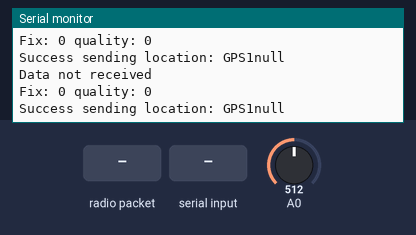
This sketch was run on a simulated Arduino Mega 2560, built with avr-gcc and run on an emulated ATmega2560. Shown: the last lines printed to the serial monitor. The test bench sets the inputs (shaded band); at power-on: A0 = 512. No radio packets arrive unless stated.

Above: at 2.3 s.
2.4 s: radio packet "1" arrives
At 4.1 s:
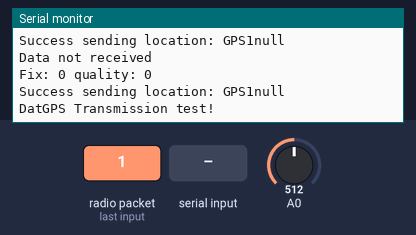
4.6 s: "1" received over the second serial link
At 5.2 s:
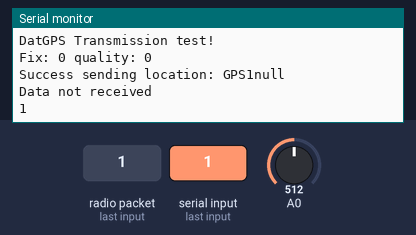
6.1 s: radio packet "0" arrives
At 7.1 s:
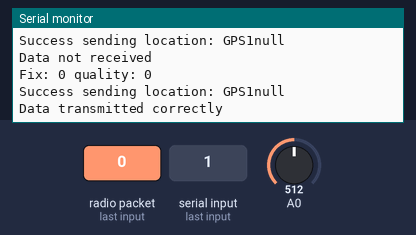
7.8 s: "0" received over the second serial link
At 8.2 s:
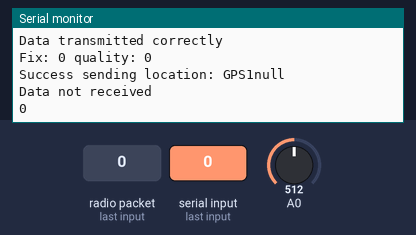

Measured:
- after the input at 2.4 s, the serial monitor: prints a new line after 0.78 s (image 1)
- after the input at 4.6 s, the serial monitor: prints a new line at once (image 2)
- after the input at 6.1 s, the serial monitor: prints a new line after 0.26 s (image 3)
- after the input at 7.8 s, the serial monitor: prints a new line at once (image 4)

The sketch:

GPS_multi-transmitter_1.ino
```cpp
// An example demonstrating the multiceiver capability of the NRF24L01+
// in a star network with one PRX hub and up to six PTX nodes

//This sketch is a modification from a video on the ForceTronics YouTube Channel,

//which code was leveraged from http://maniacbug.github.io/RF24/starping_8pde-example.html

//This sketch is free to the public to use and modify at your own risk


#include <SPI.h> //Call SPI library so you can communicate with the nRF24L01+

#include <nRF24L01.h> //nRF2401 libarary found at https://github.com/tmrh20/RF24/

#include <RF24.h> //nRF2401 libarary found at https://github.com/tmrh20/RF24/

const int pinCE = 7; //This pin is used to set the nRF24 to standby (0) or active mode (1)

const int pinCSN = 8; //This pin is used to tell the nRF24 whether the SPI communication is a command or message to send out


RF24 radio(pinCE, pinCSN); // Create your nRF24 object or wireless SPI connection

// WHEN PULL CODE, SCOUTS MUST BE DIFFERENT
#define WHICH_NODE 1     // must be a number from 1 - 6 identifying the PTX node

const uint64_t wAddress[] = {0x7878787878LL, 0xB3B4B5B6F1LL, 0xB3B4B5B6CDLL, 0xB3B4B5B6A3LL, 0xB3B4B5B60FLL, 0xB3B4B5B605LL};

const uint64_t PTXpipe = wAddress[ WHICH_NODE - 1 ];   // Pulls the address from the above array for this node's pipe

byte counter = 1; //used to count the packets sent

bool done = false; //used to know when to stop sending packets


// GPS Header

#include <Adafruit_GPS.h>

// what's the name of the hardware serial port?
SoftwareSerial Serial1(2,3);

#define GPSSerial Serial1

// Connect to the GPS on the hardware port
Adafruit_GPS GPS(&GPSSerial);

// Set GPSECHO to 'false' to turn off echoing the GPS data to the Serial console
// Set to 'true' if you want to debug and listen to the raw GPS sentences
#define GPSECHO true

uint32_t timer = millis();

String currLatLong;


void setup()

{
  //while (!Serial);  // uncomment to have the sketch wait until Serial is ready

  // connect at 115200 so we can read the GPS fast enough and echo without dropping chars
  // also spit it out
  Serial.begin(9600);  //Change to 9600 for Serial connect to Raspberry Pi
  Serial.println("GPS Transmission test!");

  // 9600 NMEA is the default baud rate for Adafruit MTK GPS's- some use 4800
  GPS.begin(9600);
  // uncomment this line to turn on RMC (recommended minimum) and GGA (fix data) including altitude
  GPS.sendCommand(PMTK_SET_NMEA_OUTPUT_RMCGGA);
  // uncomment this line to turn on only the "minimum recommended" data
  //GPS.sendCommand(PMTK_SET_NMEA_OUTPUT_RMCONLY);
  // For parsing data, we don't suggest using anything but either RMC only or RMC+GGA since
  // the parser doesn't care about other sentences at this time
  // Set the update rate
  GPS.sendCommand(PMTK_SET_NMEA_UPDATE_1HZ); // 1 Hz update rate
  // For the parsing code to work nicely and have time to sort thru the data, and
  // print it out we don't suggest using anything higher than 1 Hz

  // Request updates on antenna status, comment out to keep quiet
  GPS.sendCommand(PGCMD_ANTENNA);

  delay(1000);

  // Ask for firmware version
  GPSSerial.println(PMTK_Q_RELEASE);

  currLatLong = "null";

  //Serial.begin(115200);   //start serial to communicate process

  randomSeed(analogRead(0)); //create unique seed value for random number generation

  radio.begin();            //Start the nRF24 module

  radio.setPALevel(RF24_PA_MAX);  // "short range setting" - increase if you want more range AND have a good power supply
  radio.setChannel(120);          // the higher channels tend to be more "open"

  radio.openReadingPipe(0,PTXpipe);  //open reading or receive pipe

  radio.stopListening(); //go into transmit mode

}

void loop()

{

  // read data from the GPS in the 'main loop'
  char c = GPS.read();
  // if you want to debug, this is a good time to do it!
  if (GPSECHO)
    if (c) Serial.print(c);
  // if a sentence is received, we can check the checksum, parse it...
  if (GPS.newNMEAreceived()) {
    // a tricky thing here is if we print the NMEA sentence, or data
    // we end up not listening and catching other sentences!
    // so be very wary if using OUTPUT_ALLDATA and trytng to print out data
    Serial.println(GPS.lastNMEA()); // this also sets the newNMEAreceived() flag to false
    if (!GPS.parse(GPS.lastNMEA())) // this also sets the newNMEAreceived() flag to false
      return; // we can fail to parse a sentence in which case we should just wait for another
  }
  // if millis() or timer wraps around, we'll just reset it
  if (timer > millis()) timer = millis();

   if(millis() - timer > 1000) { // approximately every 1 second or so, print out the current stats
    timer = millis(); // reset the timer
    Serial.print("Fix: "); Serial.print((int)GPS.fix);
    Serial.print(" quality: "); Serial.println((int)GPS.fixquality);
     if(GPS.fix){
      currLatLong = "G" + String(WHICH_NODE) + "L" + String(fabs(GPS.latitudeDegrees), 6) + GPS.lat + String(fabs(GPS.longitudeDegrees), 6) + GPS.lon + String(GPS.minute,DEC) + ":" + String(GPS.seconds,DEC) + "." + String(GPS.milliseconds);
      Serial.print("Satellites: "); Serial.println((int)GPS.satellites);
      }
     else{
      currLatLong = "GPS" + String(WHICH_NODE) + "null";
      }


     //byte randNumber = (byte)random(11); //generate random guess between 0 and 10
     //char charBuf[currLatLong.length()+1];
     //currLatLong.toCharArray(charBuf, currLatLong.length()+1);
     char charBuf[65];
     currLatLong.toCharArray(charBuf, 65);

     radio.openWritingPipe(PTXpipe);        //open writing or transmit pipe

     if (!radio.write( &charBuf, sizeof(charBuf) )){  //if the write fails let the user know over serial monitor

         Serial.println("Location delivery failed");

     }

     else { //if the write was successful

          Serial.print("Success sending location: ");

          Serial.println(charBuf);


        radio.startListening(); //switch to receive mode to see if the guess was right

        unsigned long startTimer = millis(); //start timer, we will wait 200ms

        bool timeout = false;

        while ( !radio.available() && !timeout ) { //run while no receive data and not timed out

          if (millis() - startTimer > 200 ) timeout = true; //timed out

        }


        if (timeout) Serial.println("Data not received"); //no data to receive guess must have been wrong

        else  { //we received something so guess must have been right

          char charRecieve[currLatLong.length()+1]; //variable to store received value

          radio.read( &charRecieve,currLatLong.length()+1); //read value

          if(strcmp(charRecieve,charBuf)) { //make sure it equals value we just sent, if so we are done

            Serial.println("Data transmitted correctly");

            //done = true; //signal to loop that we are done guessing

          }

          else Serial.println("Data transmitted incorrectly"); //this should never be true, but just in case

        }

        radio.stopListening(); //go back to transmit mode

     }

   }

    //delay(1000);

}
```
